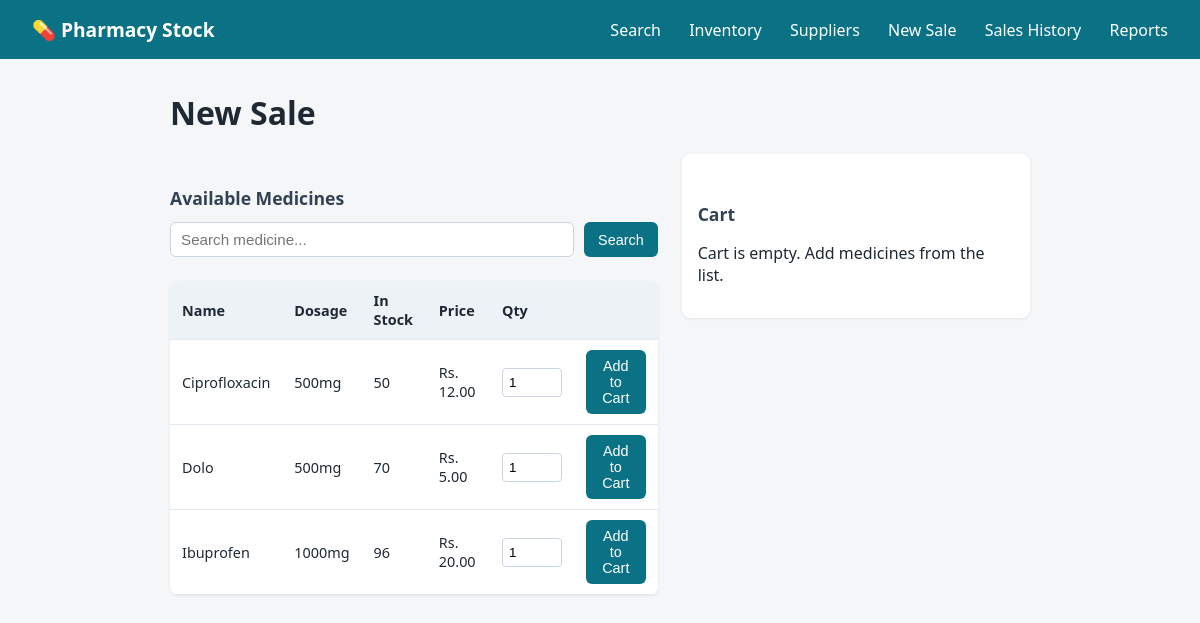
Page /sales/new on the committed database.
### tables this page shows
CREATE TABLE medicines (
            id INTEGER PRIMARY KEY AUTOINCREMENT,
            name TEXT NOT NULL,
            dosage TEXT NOT NULL,
            quantity INTEGER NOT NULL,
            batch_number TEXT NOT NULL,
            expiry_date TEXT NOT NULL,
            unit_price REAL NOT NULL DEFAULT 0,
            supplier_id INTEGER,
            FOREIGN KEY (supplier_id) REFERENCES suppliers (id)
        );

### app.py (the view)
@app.route("/sales/new")
def sales_new():
    query = request.args.get("q", "").strip()
    conn = get_db_connection()
    today = date.today().isoformat()
    sql = "SELECT * FROM medicines WHERE quantity > 0 AND expiry_date >= ?"
    params = [today]
    if query:
        sql += " AND name LIKE ?"
        params.append(f"%{query}%")
    sql += " ORDER BY name"
    available_medicines = conn.execute(sql, params).fetchall()
    conn.close()
    cart = get_cart()
    subtotal = sum(item["unit_price"] * item["quantity"] for item in cart)
    return render_template(
        "sales_new.html",
        medicines=available_medicines, cart=cart, subtotal=subtotal, query=query
    )

### app.py (called while the page is built)
def get_db_connection():
    conn = sqlite3.connect(DB_NAME)
    conn.row_factory = sqlite3.Row  # lets us access columns by name
    conn.execute("PRAGMA foreign_keys = ON")
    return conn

def get_cart():
    return session.get("cart", [])

### templates/sales_new.html (shortened to what this page needs)
{% extends "base.html" %}
{% block content %}
    <h1>New Sale</h1>
    <div class="pos-layout">
        <div class="pos-medicines">
            <h2>Available Medicines</h2>
            <form method="get" action="{{ url_for('sales_new') }}" class="search-form">
                <input type="text" name="q" placeholder="Search medicine..." value="{{ query }}">
                <button type="submit">Search</button>
            </form>
            <table>
                <thead>
                    <tr>
                        <th>Name</th>
                        <th>Dosage</th>
                        <th>In Stock</th>
                        <th>Price</th>
                        <th>Qty</th>
                        <th></th>
                    </tr>
                </thead>
                <tbody>
                    {% for med in medicines %}
                        <tr>
                            <td>{{ med.name }}</td>
                            <td>{{ med.dosage }}</td>
                            <td>{{ med.quantity }}</td>
                            <td>Rs. {{ "%.2f"|format(med.unit_price) }}</td>
                            <td>
                                <input form="add-{{ med.id }}" type="number" name="quantity" value="1" min="1" max="{{ med.quantity }}" class="qty-input">
                            </td>
                            <td><button form="add-{{ med.id }}" type="submit">Add to Cart</button></td>
                        </tr>
                    {% else %}
                        <tr><td colspan="6">No medicines available for sale (out of stock or expired).</td></tr>
                    {% endfor %}
                </tbody>
            </table>
        </div>
        <div class="pos-cart">
            <h2>Cart</h2>
            {% if cart %}
                <table>
                    <thead>
                        <tr><th>Item</th><th>Qty</th><th>Price</th><th>Total</th><th></th></tr>
                    </thead>
                    <tbody>
                        {% for item in cart %}
                            <tr>
                                <td>{{ item.name }}</td>
                                <td>
                                    <form method="post" action="{{ url_for('update_cart_item', medicine_id=item.medicine_id) }}" class="inline-form">
                                        <input type="number" name="quantity" value="{{ item.quantity }}" min="1" class="qty-input" onchange="this.form.submit()">
                                    </form>
                                </td>
                                <td>Rs. {{ "%.2f"|format(item.unit_price) }}</td>
                                <td>Rs. {{ "%.2f"|format(item.unit_price * item.quantity) }}</td>
                                <td>
                                    <form method="post" action="{{ url_for('remove_from_cart', medicine_id=item.medicine_id) }}" class="inline-form">
                                        <button type="submit" class="danger">Remove</button>
                                    </form>
                                </td>
                            </tr>
                        {% endfor %}
                    </tbody>
                </table>
                <p class="subtotal-line">Subtotal: <strong>Rs. {{ "%.2f"|format(subtotal) }}</strong></p>
                <form method="post" action="{{ url_for('checkout') }}" class="checkout-form">
                    <input type="text" name="customer_name" placeholder="Customer name (optional)">
                    <input type="number" step="0.01" name="discount" placeholder="Discount (Rs.)" min="0" value="0">
                    <input type="number" step="0.01" name="tax_percent" placeholder="Tax %" min="0" value="0">
                    <button type="submit">Checkout &amp; Generate Invoice</button>
                </form>
            {% else %}
                <p>Cart is empty. Add medicines from the list.</p>
            {% endif %}
        </div>
    </div>
{% endblock %}

### static/style.css (style rules this page uses)
* { box-sizing: border-box; }
body { font-family: 'Segoe UI', Arial, sans-serif; margin: 0; background: #f4f6f8; color: #1f2933; }
h1 { margin-bottom: 20px; }
h2 { margin-top: 32px; margin-bottom: 12px; font-size: 1.1rem; color: #334155; }
.search-form, .admin-form { display: flex; gap: 10px; margin-bottom: 24px; flex-wrap: wrap; }
.search-form input, .admin-form input { padding: 8px 10px; border: 1px solid #cbd5e1; border-radius: 6px; font-size: 0.95rem; }
.search-form input { flex: 1; min-width: 200px; }
button { background: #0b7285; color: white; border: none; padding: 8px 14px; border-radius: 6px; cursor: pointer; font-size: 0.9rem; }
table { width: 100%; border-collapse: collapse; background: white; box-shadow: 0 1px 3px rgba(0,0,0,0.08); border-radius: 8px; overflow: hidden; }
th, td { padding: 10px 12px; text-align: left; border-bottom: 1px solid #e2e8f0; font-size: 0.9rem; }
th { background: #edf2f7; font-weight: 600; }
td input { width: 100%; padding: 6px; border: 1px solid #cbd5e1; border-radius: 4px; }
.pos-layout { display: grid; grid-template-columns: 1.4fr 1fr; gap: 24px; align-items: start; }
.pos-cart { background: white; border-radius: 8px; padding: 16px; box-shadow: 0 1px 3px rgba(0,0,0,0.08); position: sticky; top: 16px; }
.qty-input { width: 60px; }

### rows in the picture
medicines: name "Ciprofloxacin", dosage "500mg", quantity "50", unit_price "12.00"
medicines: name "Dolo", dosage "500mg", quantity "70", unit_price "5.00"
medicines: name "Ibuprofen", dosage "1000mg", quantity "96", unit_price "20.00"
